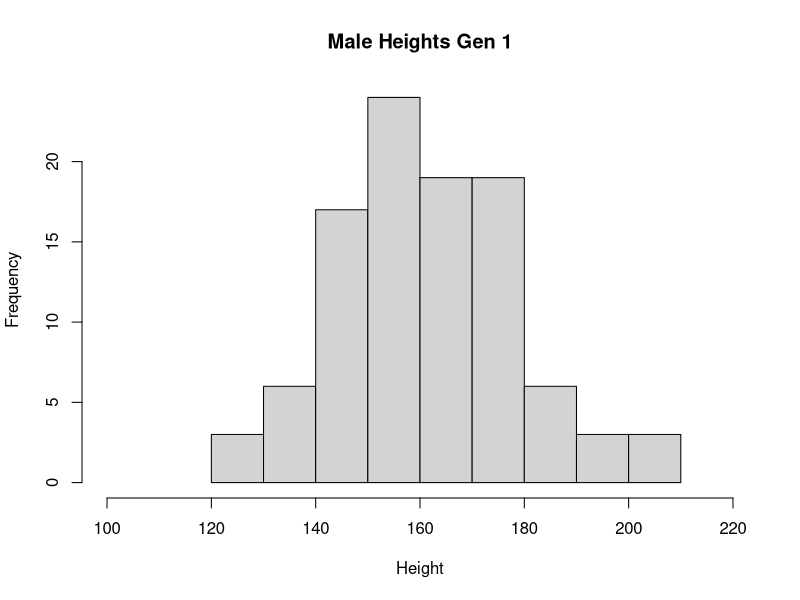
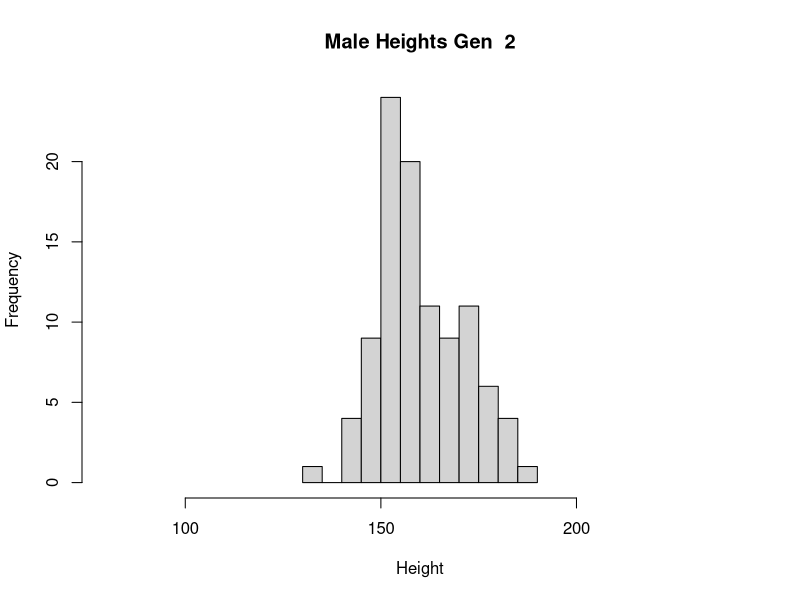
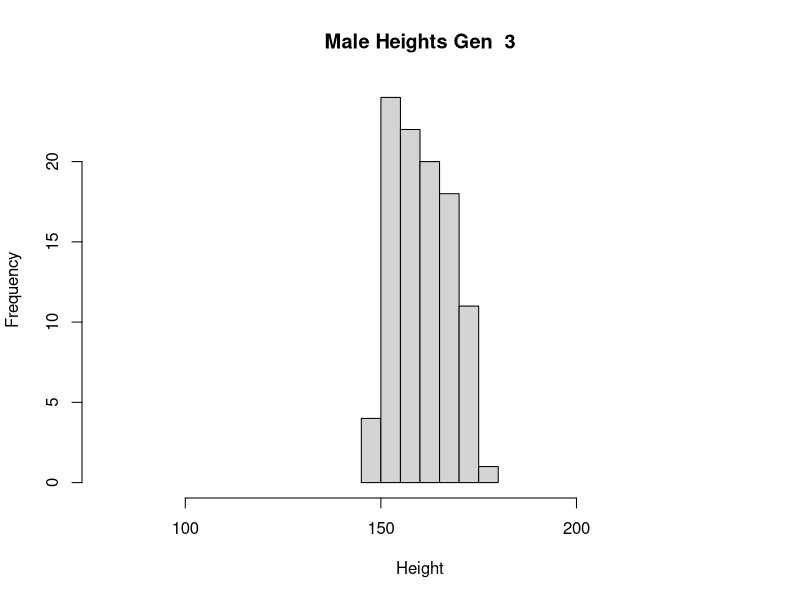
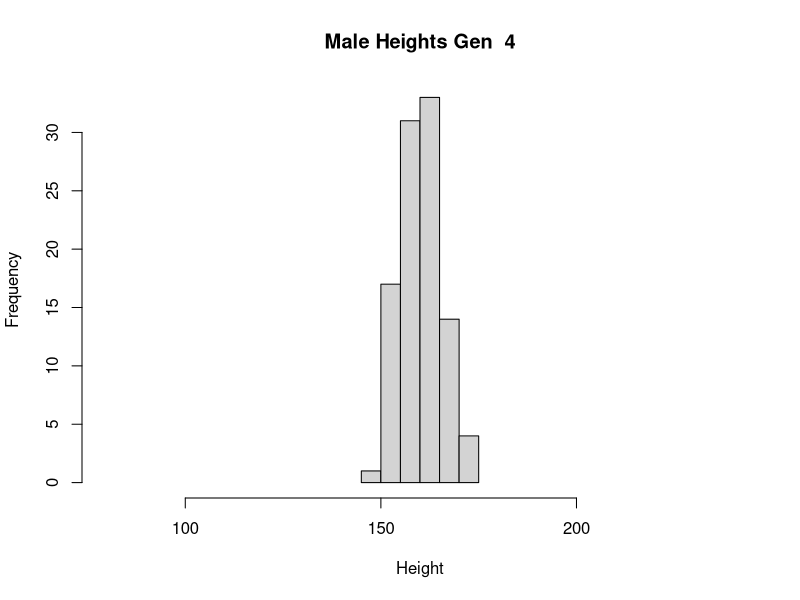
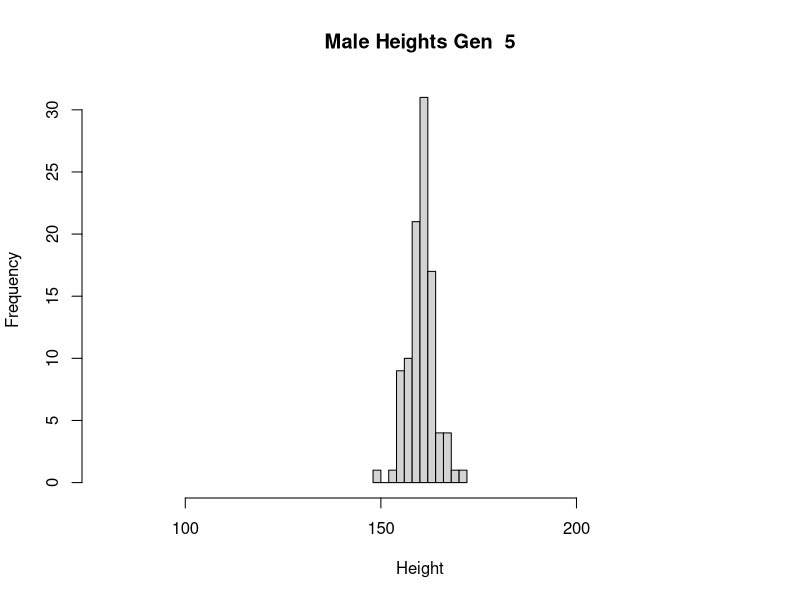
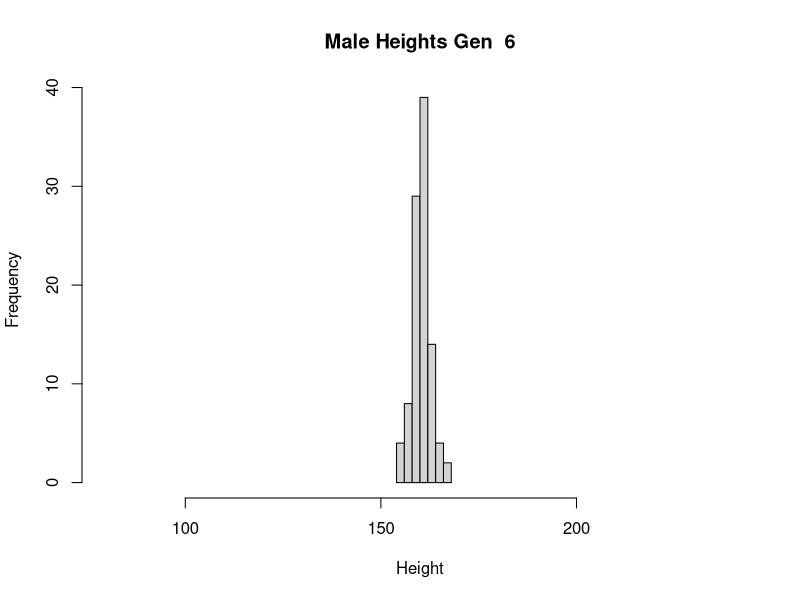
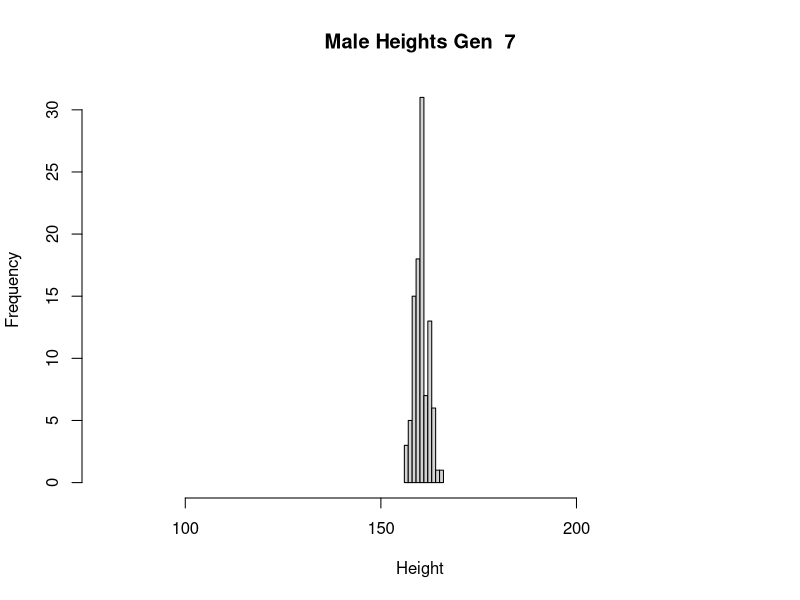
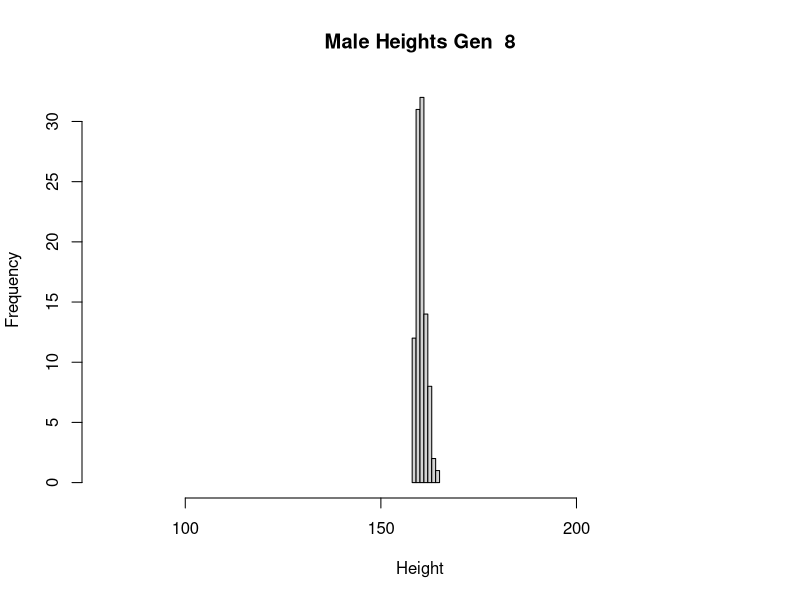

These charts were generated, in order, by the following R code: (Note: this script raises an error after producing the figures.)
## ---- chunk 1
pop <- data.frame(m = rnorm(100,160,20), f = rnorm(100, 160, 20))

next_gen <- function(pop) {
    pop$m <- sample(pop$m)
    pop$m <- rowMeans(pop)
    pop$f <- pop$m
    pop
}

hist(pop$m,main='Male Heights Gen 1',xlab='Height',xlim=c(100,220))
next.pop <- as.data.frame(matrix(NA,100,16))
colnames(next.pop) <- rep(c("m","f"),8)
for(i in c(0:7)){
  if (i==0) next.pop[,c(2*i+1):c(2*i+2)] <- next_gen(pop)
  if (i>0) next.pop[,c(2*i+1):c(2*i+2)] <- next_gen(next.pop[,c(2*i-1):c(2*i)])
  hist(next.pop[,c(2*i+1)],main=paste('Male Heights Gen ',i+2),xlab='Height',xlim=c(80,240))
}

## ---- chunk 2
library(ggplot2)
total.pop <- cbind(pop,next.pop)
head(total.pop)
dim(total.pop)


total.pop.male <- data.frame(stack(total.pop[,c(1,3,5,7,9,11,13,15,17)]))

total.pop.female <- data.frame(stack(total.pop[,c(2,4,6,8,10,12,14,16,18)]))

total.pop.long <- cbind(total.pop.male[,1],total.pop.female[,1])
total.pop.long <- cbind(total.pop.long,c(rep(1,100),rep(2,100),rep(3,100),rep(4,100),                                      rep(5,100),rep(6,100),rep(7,100),rep(8,100),rep(9,100)))
colnames(total.pop.long) <- c("Male","Female","Gen")
head(total.pop.long)

qplot(m,f,data=next.pop)
qplot(Male,Female,data=as.data.frame(total.pop.long),facets=~ Gen)

## ---- chunk 3
library(boot)

boot.ci.con <- matrix(NA,10,2)
boot.ci.treat <- matrix(NA,10,2)
for(i in seq(10)){
  N <- 250*i
  treatment <- rbinom(N,size=1,prob=.5)
  outcome <- rnorm(N,60,20)
  dat <- as.data.frame(cbind(treatment,outcome))
  for(j in seq(N)){
     dat[j,2] <- ifelse(dat[j,1] == 1, dat[j,2] + 5, dat[j,2])
  }
  dat.con <- subset(dat, treatment==0)
dat.treat <- subset(dat, treatment==1)

  outcome.con_boot <- boot(dat.con$outcome, function(x,i) mean(x[i]), R=2000)
  outcome.treat_boot <- boot(dat.treat$outcome, function(x,i) mean(x[i]), R=2000)
  
  boot.ci.con[i,] <- boot.ci(outcome.con_boot)$normal[2:3]
  boot.ci.treat[i,] <- boot.ci(outcome.treat_boot)$normal[2:3]
}

boot.ci.con <- cbind(boot.ci.con,NA)
boot.ci.treat <- cbind(boot.ci.treat,NA)
for(i in seq(10)){
  boot.ci.con[i,3] <- mean(c(boot.ci.con[i,1],boot.ci.con[i,2]))
  boot.ci.treat[i,3] <- mean(c(boot.ci.treat[i,1],boot.ci.treat[i,2]))
}


plot(boot.ci.con[,1],ylim=c(55,75),col="white",ylab="Outcome",xlab="Bootstrap sample")
lines(boot.ci.con[,1],ylim=c(55,80))
lines(boot.ci.con[,2])
lines(boot.ci.con[,3])
lines(boot.ci.treat[,1],ylim=c(55,80))
lines(boot.ci.treat[,2])
lines(boot.ci.treat[,3])
#legend(100,50,legend=line,lty=c(1,1))

makeTransparent = function(..., alpha=0.5) {
  if(alpha<0 | alpha>1) stop("alpha must be between 0 and 1")
  alpha = floor(255*alpha)  
  newColor = col2rgb(col=unlist(list(...)), alpha=FALSE)
  .makeTransparent = function(col, alpha) {
    rgb(red=col[1], green=col[2], blue=col[3], alpha=alpha, maxColorValue=255)
  }
  newColor = apply(newColor, 2, .makeTransparent, alpha=alpha)
  return(newColor)
}

polygon(c(1:10,10:1),
        c(boot.ci.treat[1:10,2],boot.ci.treat[10:1,1]), col=makeTransparent('red',alpha=0.5), border = NA)
polygon(c(1:10,10:1),
        c(boot.ci.con[1:10,2],boot.ci.con[10:1,1]), col=makeTransparent('blue',alpha=0.5), border = NA)


legend("topright", legend = c("Treatment","Control"), col=c("red","blue"), lty=c(1:1),lwd=c(3,3),seg.len=4)



## ---- chunk 4
makePatient <- function() {
  vowel <- grep("[aeiou]", letters)
  cons <- grep("[^aeiou]", letters)
  name <- paste(sample(LETTERS[cons], 1), sample(letters[vowel], 1), sample(letters[cons], 1), sep='')
  gender <- factor(sample(0:1, 1), levels=0:1, labels=c('female','male'))
  dob <- as.Date(sample(7500, 1), origin="1970-01-01")
  n <- sample(6, 1)
  doa <- as.Date(sample(1500, n), origin="2010-01-01")
  pulse <- round(rnorm(n, 80, 10))
  temp <- round(rnorm(n, 98.4, 0.3), 2)
  fluid <- round(runif(n), 2)
  x <- list(name, gender, dob, doa, pulse, temp, fluid)
  names(x) <- list("name", "gender", "date_of_birth", "date_of_admission", "pulse", "temperature", "fluid_intake")
  class(x) <- "medicalRecord"
  x
}
set.seed(8)
med.record <- makePatient()
med.record
class(med.record)

mean.medicalRecord <- function(med){
  x <- list(mean(med$pulse),mean(med$temperature),mean(med$fluid_intake))
  names(x) <- c("mean_pulse","mean_temperature","mean_fluid_intake")
  return(x)
}

mean(med.record)

print.medicalRecord <- function(med){
  x <- data.frame(med$date_of_admission,med$pulse,med$temperature,med$fluid_intake)
  x <- x[order(med$date_of_admission),]
  colnames(x) <- c("Date of admission","Pulse","Temperature","Fluid intake")
  rownames(x) <- NULL
  plot(x[,1],x[,2],xlab="Date",ylab="Pulse")
  plot(x[,1],x[,3],xlab="Date",ylab="Temperature")
  plot(x[,1],x[,4],xlab="Date",ylab="Fluid intake")
  return(x)
}

print(med.record)


##part 3

makePatientCohort <- function(n.patients) {
  cohort <- makePatient()
  for(i in c(2:n.patients)){
    cohort <- c(cohort,makePatient())
  }
  class(cohort) <- c("cohort")
   return(cohort)
}


x <-makePatientCohort(10)
class(x)

mean.cohort <- function(cohort){
  for(i in seq(length(cohort)/7)){
  x <- list(mean(cohort[c(7*(i-1)+1):c(7*i)]$pulse),mean(cohort[c(7*(i-1)+1):c(7*i)]$temperature),mean(cohort[c(7*(i-1)+1):c(7*i)]$fluid_intake))
  names(x) <- c(paste("mean_pulse_patient_",i),paste("mean_temperature_patient_",i),paste("mean_fluid_intake_patient_",i))
 print(x)
   }
 
}


print.cohort <- function(cohort){
  for(i in seq(length(cohort)/7)){
  x <- data.frame(cohort[c(7*(i-1)+1):c(7*i)]$date_of_admission,cohort[c(7*(i-1)+1):c(7*i)]$pulse,cohort[c(7*(i-1)+1):c(7*i)]$temperature,cohort[c(7*(i-1)+1):c(7*i)]$fluid_intake)
  x <- x[order(cohort[c(7*(i-1)+1):c(7*i)]$date_of_admission),]
  colnames(x) <- c(paste("Date of admission, patient",i),"Pulse","Temperature","Fluid intake")
  rownames(x) <- NULL
  plot(x[,1],x[,2],xlab="Date",ylab="Pulse",main=paste("Patient",i))
  plot(x[,1],x[,3],xlab="Date",ylab="Temperature",main=paste("Patient",i))
  plot(x[,1],x[,4],xlab="Date",ylab="Fluid intake",main=paste("Patient",i))
  print(x)
  }
}

mean(x)
print(x)

## ---- chunk 5

## For number 4, if you wanted to connect the points you can use type="l" and the lines() function 
## inside your print.medicalRecord() function
print.medicalRecord <- function(med){
  x <- data.frame(med$date_of_admission,med$pulse,med$temperature,med$fluid_intake)
  x <- x[order(med$date_of_admission),]
  colnames(x) <- c("Date of admission","Pulse","Temperature","Fluid intake")
  rownames(x) <- NULL
  plot(x[,1],x[,2],xlab="Date",ylab="Pulse",type="l")
  lines(x[,1],x[,3],xlab="Date",ylab="Temperature")
  lines(x[,1],x[,4],xlab="Date",ylab="Fluid intake")
  return(x)
}


